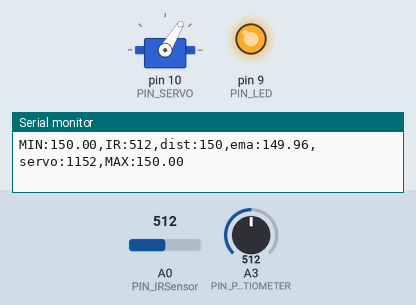
This sketch was run on a simulated Arduino Uno, built with avr-gcc and run on an emulated ATmega328P. Parts: servo, output pins drawn as LEDs (lit = HIGH), the last lines printed to the serial monitor. The test bench sets the inputs (shaded band); at power-on: A0 (PIN_IRSensor) = 512, A3 (PIN_POTENTIOMETER) = 512.

Above: at 1.2 s.
1.3 s: A0 (PIN_IRSensor) set to 481
At 2.9 s:
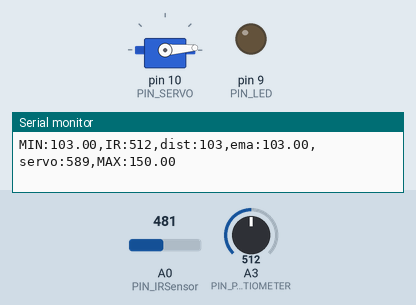
4.3 s: A0 (PIN_IRSensor) set to 306
At 5.8 s:
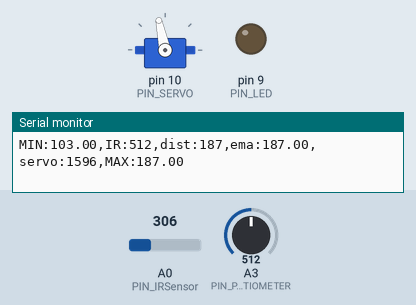
7.3 s: A0 (PIN_IRSensor) set to 240
At 7.6 s:
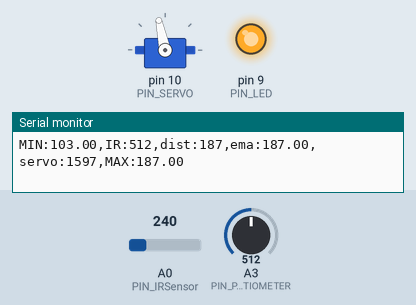
8.8 s: A0 (PIN_IRSensor) set to 242
At 10.3 s:
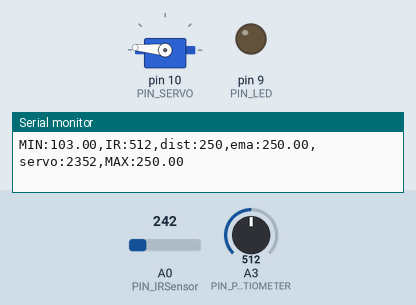
11.8 s: A0 (PIN_IRSensor) set to 140
At 12.3 s:
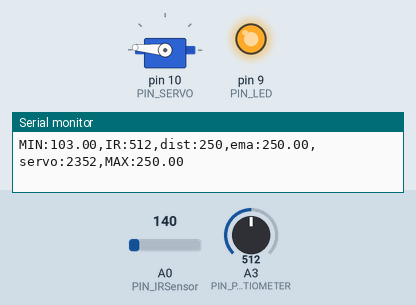
Timing chart, 0 to 14.3 s (numbered marks = the images above; inputs shaded):
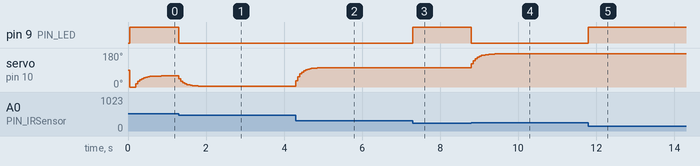

The sketch:

17_example_1.ino
```cpp
#include <Servo.h>

// Arduino pin assignment

#define PIN_POTENTIOMETER 3 // Potentiometer at Pin A3
// Add IR Sensor Definition Here !!!
#define PIN_IRSensor 0
#define PIN_SERVO 10
#define PIN_LED 9

#define _DUTY_MIN 553  // servo full clock-wise position (0 degree)
#define _DUTY_NEU 1476 // servo neutral position (90 degree)
#define _DUTY_MAX 2399 // servo full counter-clockwise position (180 degree)

#define LOOP_INTERVAL 50   // Loop Interval (unit: msec)

//global variables
float dist_prev = 150;
float dist_ema;
float DIST_MIN = 150;
float DIST_MAX = 150;

Servo myservo;
unsigned long last_loop_time;   // unit: msec

void setup()
{
  myservo.attach(PIN_SERVO);
  myservo.writeMicroseconds(_DUTY_NEU);
  pinMode(PIN_LED,OUTPUT);

  Serial.begin(1000000);
}

void loop()
{
  unsigned long time_curr = millis();
  int a_value, IR_value, duty, dist;

  // wait until next event time
  if (time_curr < (last_loop_time + LOOP_INTERVAL))
    return;
  last_loop_time += LOOP_INTERVAL;

  // Remove Next line !!!
  a_value = analogRead(PIN_POTENTIOMETER);
  // Read IR Sensor value !!!
  IR_value = analogRead(PIN_IRSensor);
  // Convert IR sensor value into distance !!!
  dist = (6762.0/(IR_value-9)-4.0)*10.0;
  // we need distance range filter here !!!
  if ((dist < 100) || (dist > 250)) {
    dist = dist_prev;
    digitalWrite(PIN_LED, 1);       // LED OFF
  } else {
    digitalWrite(PIN_LED, 0);       // LED ON
  }
  if (dist < DIST_MIN){
    DIST_MIN = dist;
  } else if (dist > DIST_MAX) {
    DIST_MAX = dist;
  }
  dist_prev = dist;
  // we need EMA filter here !!!
  dist_ema = 0.3*(dist)+ (0.7)*(dist_ema);
  // map distance into duty
  duty = ((_DUTY_MAX-_DUTY_MIN)/150)*(dist_ema-100)+_DUTY_MIN;
  myservo.writeMicroseconds(duty);

  // print IR sensor value, distnace, duty !!!
  Serial.print("MIN:"); Serial.print(DIST_MIN);
  Serial.print(",IR:"); Serial.print(a_value);
  Serial.print(",dist:"); Serial.print(dist);
  Serial.print(",ema:"); Serial.print(dist_ema);
  Serial.print(",servo:"); Serial.print(duty);
  Serial.print(",MAX:"); Serial.print(DIST_MAX);
  Serial.println("");
}
```

Measured:
- the behaviour switches between 493 and 492 on A0 (PIN_IRSensor) (found by bisection; images 0 and 1)
- the behaviour switches between 241 and 242 on A0 (PIN_IRSensor) (found by bisection; images 3 and 4)
- after the input at 1.3 s, pin 9 (PIN_LED): HIGH → LOW at once; servo on pin 10 (PIN_SERVO): moves from 59° to 4° over 0.75 s, starting at once
- after the input at 4.3 s, servo on pin 10 (PIN_SERVO): moves from 4° to 102° over 0.70 s, starting at once
- after the input at 7.3 s, pin 9 (PIN_LED): LOW → HIGH at once
- after the input at 8.8 s, pin 9 (PIN_LED): HIGH → LOW at once; servo on pin 10 (PIN_SERVO): moves from 102° to 175° over 0.60 s, starting at once
- after the input at 11.8 s, pin 9 (PIN_LED): LOW → HIGH at once
